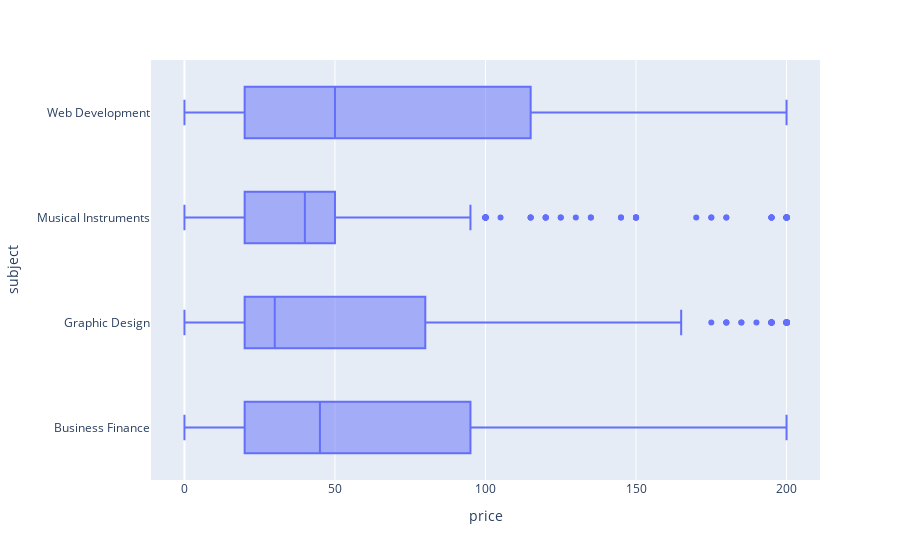

Notebook cell for this chart:
### Code cell
px.box(udemy_df ,x="price",y="subject")

### Figure 1 — Plotly figure (JSON) as saved in the notebook; plotly's stock layout.template omitted (floating-point values rounded to 4 significant figures; data arrays with more than 128 entries replaced by an {"elided": "..."} marker saying what was removed)
{"data": [{"alignmentgroup": "True", "hovertemplate": "price=%{x}<br>subject=%{y}<extra></extra>", "legendgroup": "", "marker": {"color": "#636efa"}, "name": "", "notched": false, "offsetgroup": "", "orientation": "h", "showlegend": false, "type": "box", "x": {"elided": "3678 int values"}, "x0": " ", "xaxis": "x", "y": {"elided": "3678 str values"}, "y0": " ", "yaxis": "y"}], "layout": {"boxmode": "group", "legend": {"tracegroupgap": 0}, "margin": {"t": 60}, "xaxis": {"anchor": "y", "domain": [0, 1], "title": {"text": "price"}}, "yaxis": {"anchor": "x", "domain": [0, 1], "title": {"text": "subject"}}}}
